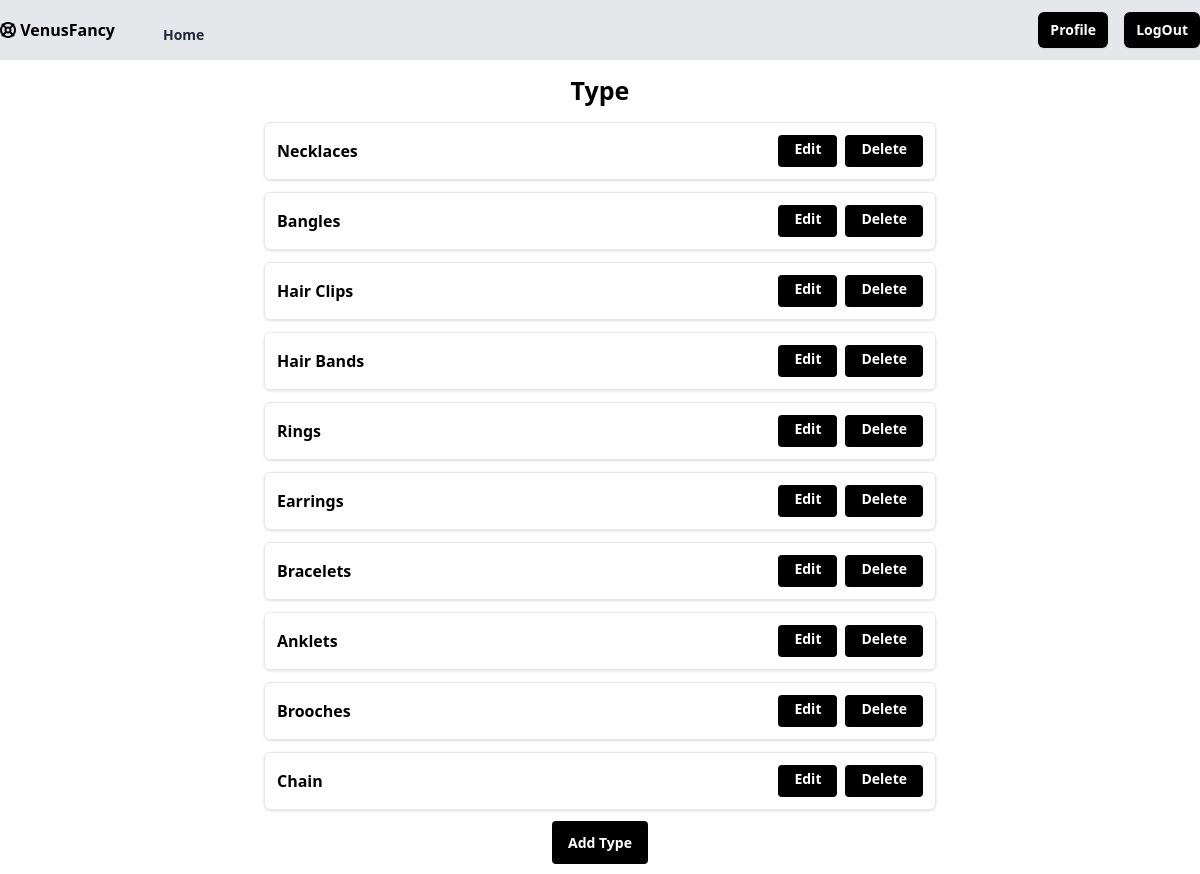
The app's page /type/all/ (signed in) with its own data.
### myfancy/models.py (models this page shows)
class Type(models.Model):
    name=models.CharField(max_length=200,unique=True)
    created_date=models.DateTimeField(auto_now_add=True)
    updated_date=models.DateTimeField(auto_now=True)
    is_active=models.BooleanField(default=True)
    def __str__(self):
        return self.name

### myfancy/views.py (the view)
# urls.py: path("type/all/",views.TypeListView.as_view(),name="type-all"),
@method_decorator(signin_required,name="dispatch")
class TypeListView(ListView):
    model=Type
    template_name="shop/type_list.html"
    context_object_name="types"

### myfancy/templates/shop/type_list.html
{% extends "shop/base.html" %}
{% block main_block %}
{%if types%}
<div class="my-3 mx-auto text-center"><label for=""><h1 class="text-[25px]"><b>Type</b></h1></label></div>
    {%for t in types%}
    <div class="flex max-w-2xl flex-col items-center rounded-md border md:flex-row mx-auto mt-3 shadow border p-3">
        <div class="flex justify-between items-center w-full">
            <b>{{t}}</b>
            <div class="flex space-x-2">
                <a href="{% url 'type-edit' t.id %}" class="h-8 rounded bg-black px-4 py-1 text-white text-sm font-semibold hover:bg-gray-800 focus:outline-none">Edit</a>
                <a href="{% url 'type-delete' t.id %}" class="h-8 rounded bg-black px-4 py-1 text-white text-sm font-semibold hover:bg-gray-800 focus:outline-none">Delete</a>
            </div>
        </div>
    </div>
    {%endfor%}
    {%else%}
        <div class="text-center"><b>No Type Yet</b></div>
    {%endif%}
    <div class="my-5">
    <center>
    <a href="{% url 'type-add'%}" class="h-8 rounded bg-black px-4 py-3 text-white text-sm font-semibold hover:bg-gray-800 focus:outline-none">Add Type</a>
    </center>
    </div>
{%endblock%}

### records on screen
Type: name "Necklaces"
Type: name "Bangles"
Type: name "Hair Clips"
Type: name "Hair Bands"
Type: name "Rings"
Type: name "Earrings"
Type: name "Bracelets"
Type: name "Anklets"
Type: name "Brooches"
Type: name "Chain"
